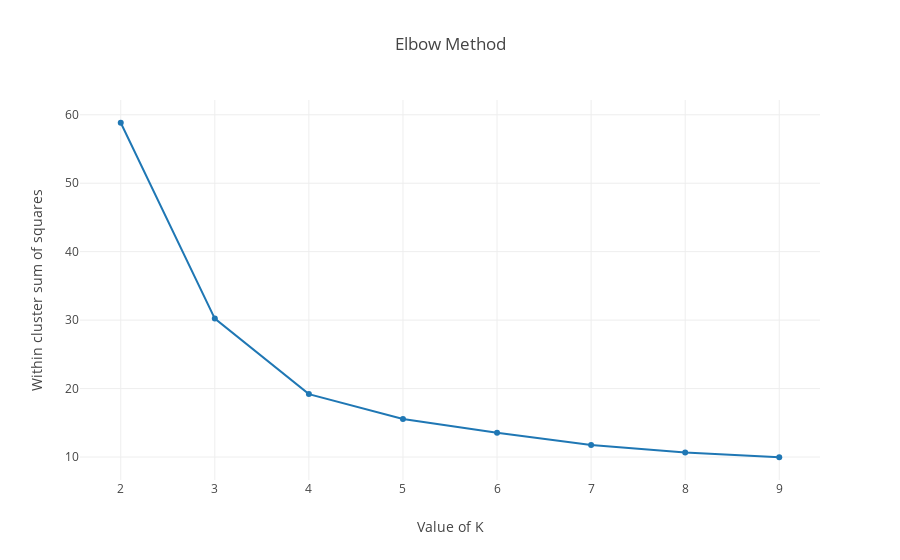

The notebook cell this image was saved under:
### Code cell
distort = []
dist = np.array(list(zip(X,Y,Z))).reshape(len(X), 3)
for k in range(2,10):
    kmeans = KMeans(n_clusters=k, random_state=0).fit(distance)
    distort.append(sum(np.min(cdist(distance, kmeans.cluster_centers_, 'euclidean'), axis=1)) / dist.shape[0])
K = list(range(2,10))
trace0 = go.Scatter(
    x = K,
    y = distort,
    mode = 'lines+markers',
    name = 'lines+markers'
)
layout = dict(title = 'Elbow Method',
              xaxis = dict(title = 'Value of K'),
              yaxis = dict(title = 'Within cluster sum of squares'),
              )
data = [trace0]
fig = go.Figure(data=data,layout=layout)
iplot(fig)

### Figure 1 — Plotly figure (JSON) as saved in the notebook; plotly's stock layout.template omitted (floating-point values rounded to 4 significant figures)
{"data": [{"mode": "lines+markers", "name": "lines+markers", "type": "scatter", "x": [2, 3, 4, 5, 6, 7, 8, 9], "y": [58.84, 30.23, 19.19, 15.55, 13.56, 11.74, 10.67, 9.965]}], "layout": {"title": "Elbow Method", "xaxis": {"title": "Value of K"}, "yaxis": {"title": "Within cluster sum of squares"}}}
